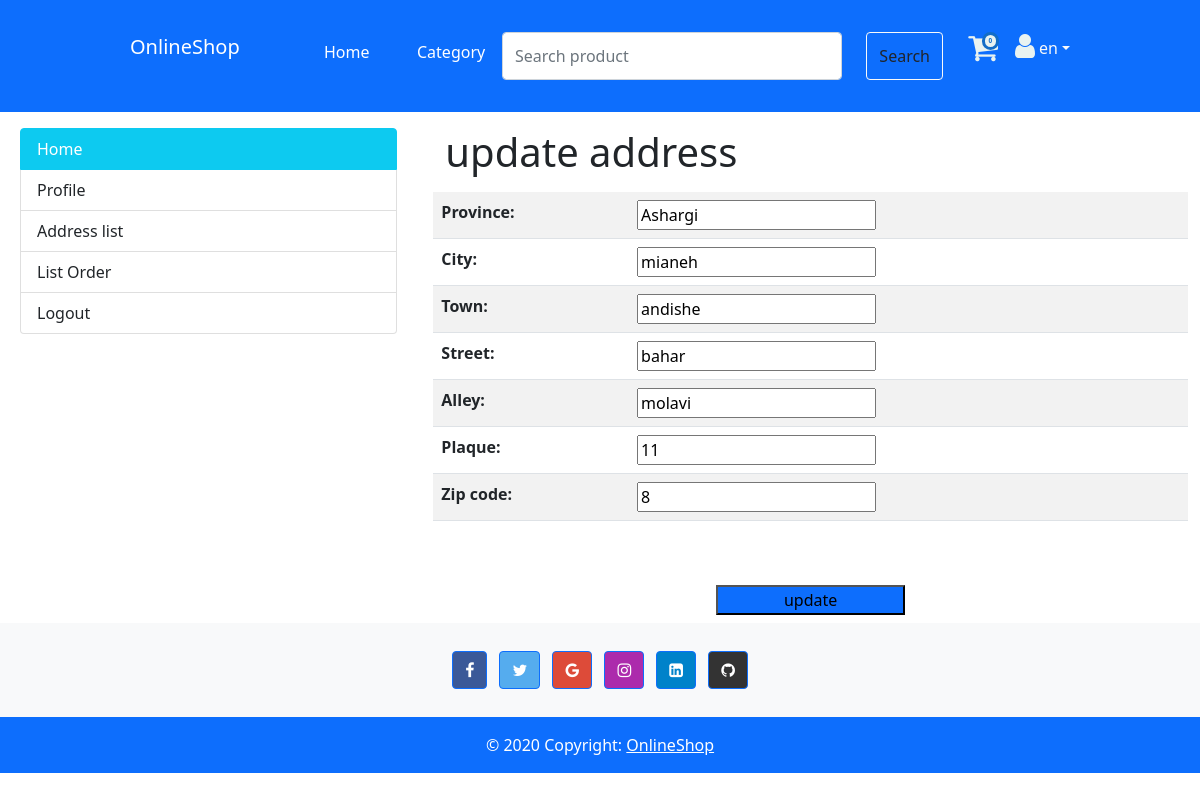
The page /en/customer/Address_update/2 on the database as committed earlier.
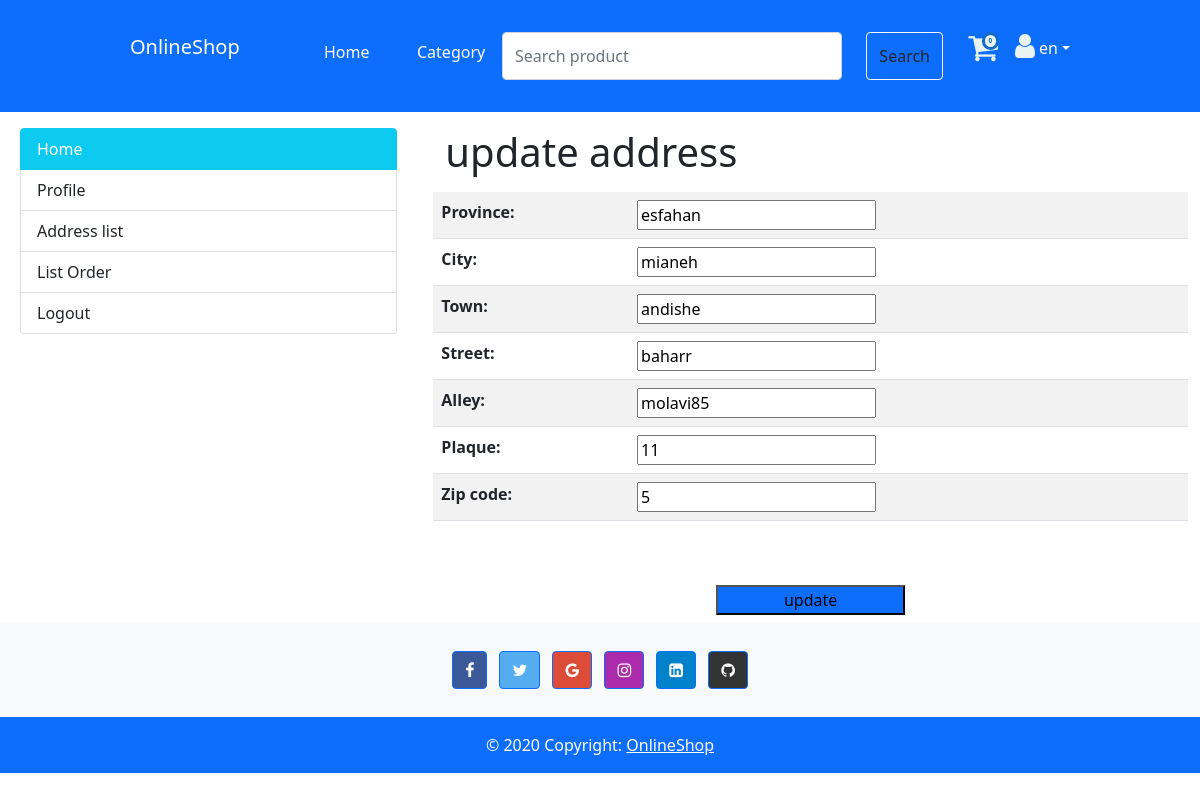
The same page on the database as committed later.
### customer/models.py (models this page shows, shortened)
class Address(BaseModel):
    province = models.CharField(max_length=20, null=False)
    city = models.CharField(max_length=20, null=False)
    town = models.CharField(max_length=20, null=False)
    street = models.CharField(max_length=20, null=False)
    alley = models.CharField(max_length=20, null=False)
    Plaque = models.IntegerField(unique=True, null=False)
    zip_code = models.IntegerField(unique=True, null=False)
    customer = models.ForeignKey('Customer', on_delete=models.RESTRICT,null=True,blank=True)
    class Meta:
        verbose_name = _('Address')
        verbose_name_plural = _('Addresses')

### customer/views.py (the view)
# urls.py: path('Address_update/<int:pk>', AddressUpdateView.as_view(), name='Address_update'),
class AddressUpdateView(UpdateView):
    model = Address
    fields = ['province', 'city', 'town', 'street', 'alley', 'Plaque', 'zip_code']
    template_name = 'landing/customer/Address_update.html'
    success_url = reverse_lazy('customer:Address_list')

### core/manager.py (called while the page is built)
    def get_queryset(self):
        return super().get_queryset().filter(is_deleted=False)

### templates/landing/customer/Address_update.html (shortened to what this page needs)
{% extends "landing/public/profile.html" %}
{% load i18n %}
{% block profile %}
        <div class="container mt-10 justify-content-center">
        <h1 class="mr-30"> update address</h1>
        <form action="" method="post">
            <div class="row mt-3 justify-content-center">
                <table class="table table-striped">
                    {{ form.as_table }}
                </table>
                <input class="bg-primary w-25 h-50 mt-5 mb-2" type="submit" value="update">
            </div>
        </form>
    </div>
{% endblock %}

Rows that differ between the two databases and show on the page:
changed Address "mianeh": province "Ashargi" → "esfahan"; street "bahar" → "baharr"; alley "molavi" → "molavi85"; zip_code "8" → "5"
